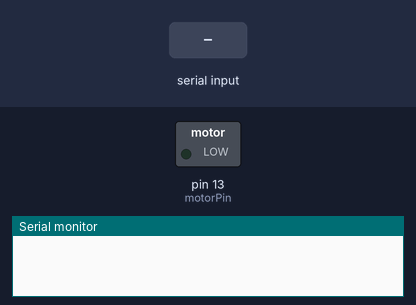
A sketch run on a simulated Arduino Uno, built with avr-gcc and run on an emulated ATmega328P. Parts: switched loads named in the sketch (green lamp = pin HIGH), the last lines printed to the serial monitor. Inputs (shaded band) come from the test bench.

Above: at 1.2 s.
1.3 s: "L" received over Serial
At 2.5 s:
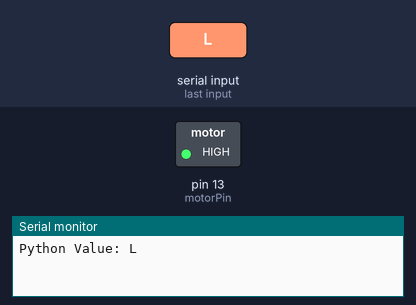
2.8 s: "H" received over Serial
At 3.8 s:
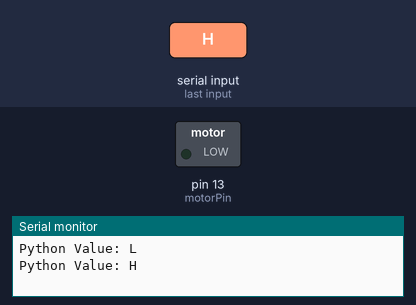
Timing chart, 0 to 5.8 s (numbered marks = the images above; inputs shaded):
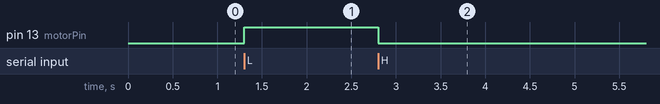

Measured:
- after the input at 1.3 s, pin 13 (motorPin): LOW → HIGH at once
- after the input at 2.8 s, pin 13 (motorPin): HIGH → LOW at once

The sketch:

Motor_Drives.ino
```cpp
const int motorPin = LED_BUILTIN;    // LED pin number

void setup() {
  // initialize the LED pin as an output:
  pinMode(motorPin, OUTPUT);
  // initialize serial communication:
  Serial.begin(115200);
}

void loop() {

  if (Serial.available() > 0) {

    char incomingByte = Serial.read();
    // read the incoming byte:
    // 打印出传入的字节
    Serial.print("Python Value: ");
    Serial.println(incomingByte);

    // check if the incoming byte is 'H':
    if (incomingByte == 'H') {
      // turn LED on:
      digitalWrite(motorPin, LOW);
    } else if (incomingByte == 'L') {
      // turn LED off:
      digitalWrite(motorPin, HIGH);
    }
  }
}
```
